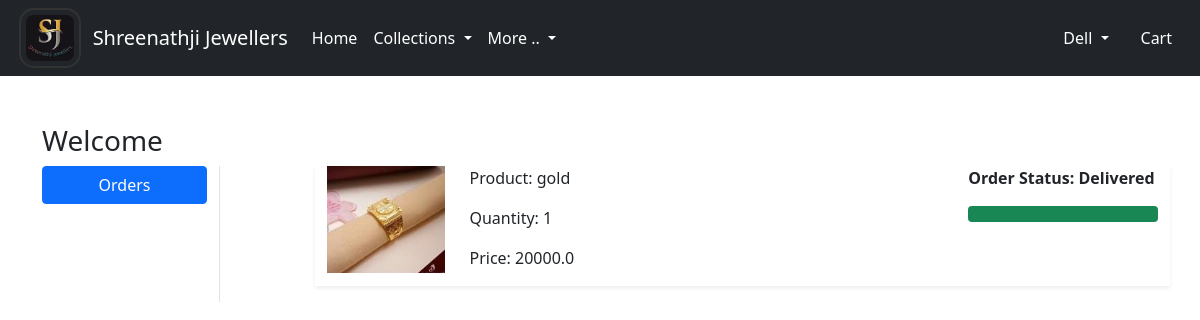
/orders/ (signed in), run on the app's committed database.
### app/models.py (models this page shows, shortened)
class OrderPlaced(models.Model):
 user = models.ForeignKey(User, on_delete=models.CASCADE)
 customer = models.ForeignKey(Customer, on_delete=models.CASCADE)
 product = models.ForeignKey(Product, on_delete=models.CASCADE)
 quantity = models.PositiveIntegerField(default=1)
 ordered_date = models.DateTimeField(auto_now_add=True)
 status = models.CharField(max_length=50,choices=STATUS_CHOICES,default=' ')
 @property
 def total_cost(self):
   return self.quantity * self.product.discounted_price

class Product(models.Model):
 title = models.CharField(max_length=100)
 selling_price = models.FloatField()
 discounted_price = models.FloatField()
 description = models.TextField()
 brand = models.CharField(max_length=100)
 category = models.CharField( choices=CATEGORY_CHOICES, max_length=2)
 product_image = models.ImageField(upload_to='productimg')

### app/views.py (the view)
# urls.py: path('orders/', views.orders, name='orders'),
@login_required
def orders(request):
	op = OrderPlaced.objects.filter(user=request.user)
	return render(request, 'app/orders.html', {'order_placed':op})

### app/templates/app/orders.html (shortened to what this page needs)
{% extends 'app/base.html' %}
{% load static %}
{% block main-content %}
<div class="container my-5">
 <div class="row">
 <h3>Welcome </h3>
  <div class="col-sm-2 border-end">
   <ul class="list-unstyled">
    <li class="d-grid"><a href="{% url 'orders' %}" class="btn btn-primary">Orders</a></li>
   </ul>
  </div>
  <div class="col-sm-9 offset-sm-1">
   <div class="row">
    {% for op in order_placed %}
     <div class="col-sm-12">
      <div class="row shadow-sm mb-3">
       <div class="col-sm-2"><img src="{{op.product.product_image.url}}" alt="" srcset="" class="img-fluid" height="150" width="150"></div>
       <div class="col-sm-7">
        <p>Product: {{op.product.title}}</p>
        <p>Quantity: {{op.quantity}}</p>
        <p>Price: {{op.total_cost}}</p>
       </div>
       <div class="col-sm-3 fw-bold">
        <p>Order Status: {{op.status}}</p>
         {% if op.status == 'Delivered' %}
         <div class="progress">
          <div class="progress-bar bg-success" role="progressbar" style="width: 100%" aria-valuenow="100" aria-valuemin="0" aria-valuemax="100"></div>
         </div>
         {% endif %}
        </div>
       </div>
      </div>
     </div>
    {% endfor %}
   </div>
  </div>
 </div>
{% endblock main-content %}

### app/templates/app/base.html (shortened to what this page needs)
<!doctype html>
{% load static %}
<html lang="en">
  <head>
    <link href="https://cdn.jsdelivr.net/npm/bootstrap@5.0.0-beta1/dist/css/bootstrap.min.css" rel="stylesheet">
    <link rel="stylesheet" href="{% static 'app/css/owl.carousel.min.css' %}">
    <link rel="stylesheet" href="{% static 'app/css/all.min.css' %}">
    <link rel="stylesheet" href="{% static 'app/css/style.css' %}">
  </head>
  <body>
    <nav class="navbar navbar-expand-lg navbar-dark bg-dark">
      &nbsp &nbsp &nbsp<img src="{% static 'app/images/logo/logo.jpeg' %}" height="60px" style="border: 2px solid #333; border-radius: 15px; padding: 5px;">
     <div class="container">
       <a class="navbar-brand" href="/">Shreenathji Jewellers</a>
       <div class="collapse navbar-collapse" id="navbarSupportedContent">
         <ul class="navbar-nav me-auto mb-2 mb-lg-0">
           <li class="nav-item">
             <a class="nav-link active" aria-current="page" href="/">Home</a>
           </li>
           <li class="nav-item dropdown">
             <a class="nav-link dropdown-toggle text-white" href="#" id="electronicsDropdown" role="button" data-bs-toggle="dropdown" aria-expanded="false">
               Collections
             </a>
           </li>
           <li class="nav-item dropdown">
            <a class="nav-link dropdown-toggle text-white" href="#" id="electronicsDropdown" role="button" data-bs-toggle="dropdown" aria-expanded="false">
              More ..
            </a>
         </ul>
         <div>
          <ul class="navbar-nav me-auto mb-2 mb-lg-0">
          {% if request.user.is_authenticated %}
           <li class="nav-item dropdown mx-2">
              <a class="nav-link dropdown-toggle text-white" href="#" id="profileDropdown" role="button" data-bs-toggle="dropdown" aria-expanded="false">
                {{request.user.username|capfirst}}
              </a>
            </li>
            <li class="nav-item mx-2">
              <a href="{% url 'showcart' %}" class="nav-link text-white"> Cart </a>
            </li>
            {% endif %}
          </ul>
         </div>
       </div>
     </div>
    </nav>
    {% block main-content %} {% endblock main-content %}
  </body>
</html>

### data on the page
OrderPlaced: product.product_image (picture), product "gold", quantity "1", total_cost "20000.0", status "Delivered"

### other printed values
{{ request.user.username|capfirst }} "Dell"
